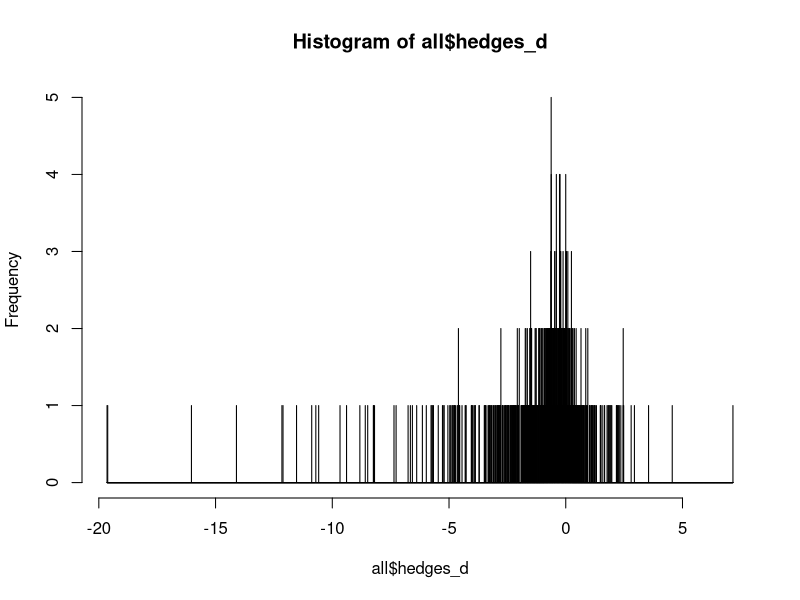
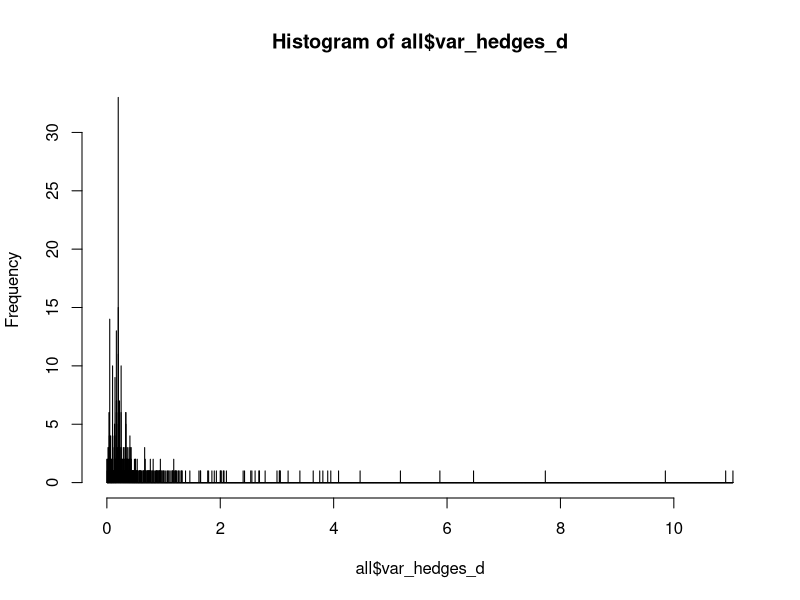
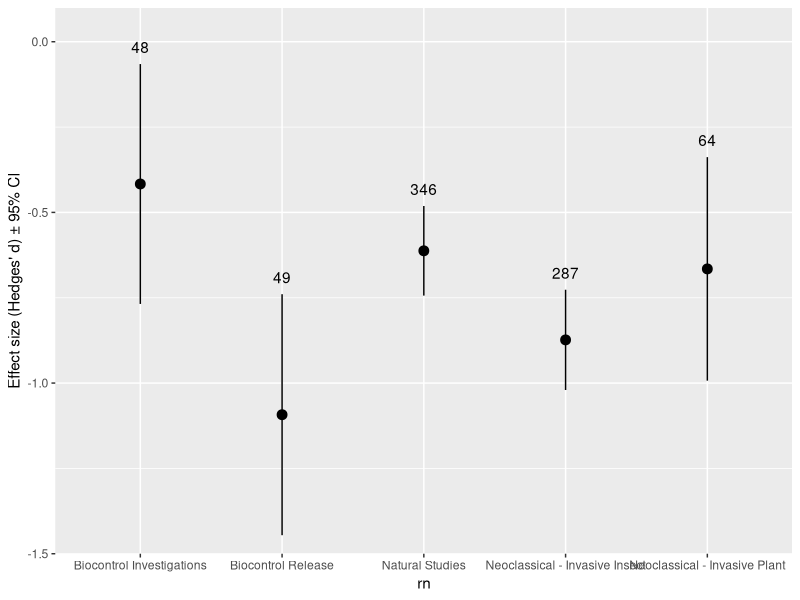

These charts were generated, in order, by the following R code: (Note: this script raises an error after producing the figures.)
#I^2 tries to provide a measure of percent variation across studies due to differences not related to randomness

# load libraries
library(metafor); library(dplyr);library(ggplot2);library(data.table);library(ape); library(matrixcalc); library(dplyr); library(metafor); library(Matrix); library(MASS); library(data.table)

#all the data
all <- read.csv("data.csv", header = TRUE)

#remove the zeroes from leaf area until we know what to do with those
all <- all %>% 
  filter(var_hedges_d != "0")

table(all$response_measure)

all <- all %>%
  filter(response_measure != "area consumed")  

table(all$response_measure)

all <- all %>%
  filter(response_measure != "area")  

table(all$response_measure)

#histograms of effect sizes####
hist(all$hedges_d, breaks = 10000)
min(all$hedges_d)
max(all$hedges_d)
hist(all$var_hedges_d, breaks = 10000)
min(all$var_hedges_d)
max(all$var_hedges_d)

res <- rma(hedges_d, var_hedges_d, data = all)
overall_effect <- rma(hedges_d, var_hedges_d, mods = ~ study_type -1, data = all)
#Get rid of "-1" and pull Qb and p values from that

types <- all %>% 
  group_by(study_type) %>%
  summarise(count = n())
types

overall_effect <- setDT(
  as.data.frame(cbind(overall_effect$b,overall_effect$ci.lb,overall_effect$ci.ub)), keep.rownames = TRUE)[]
#rename rows
overall_effect$rn <- c("Natural Studies", 
                       "Biocontrol Investigations",
                       "Neoclassical - Invasive Plant",
                       "Neoclassical - Invasive Insect",
                       "Biocontrol Release")
overall_effect$samplesize <- types$count

#plot it
Studytype <- ggplot(overall_effect, aes(x=rn, y=V1)) + 
  geom_point(position=position_dodge(0.05), size = 3) +
  geom_text(aes(x= rn, y=V3+0.05, label=(types$count))) +
  ylab("Effect size (Hedges' d) ± 95% CI") +
  geom_errorbar(aes(ymin=V2, ymax=V3),
                width=0,                    # Width of the error bars
                position=position_dodge(0.5)) +
  #scale_shape_manual(values=c(15, 16, 17, 4, 18))+
  scale_y_continuous(expand = c(0, 0), limits = c(-1.5, .1))
Studytype  

Studytype +scale_colour_Publication()+ theme_Publication() +
  theme(plot.margin = margin(10, 10, 10, 50),
        axis.text.x = element_text(angle = 45, hjust = 1))
  

overall_effect











#functions for plot----
metaplot <- function(values, lowvalue, hivalue) {
  ggplot(values, aes(x=organ, y=V1, shape=type)) + 
    geom_point(position=position_dodge(0.5), size = 3) +
    geom_text(aes(x= organ, y=V3, 
                  label=sample_size), hjust = 0.5, vjust = -.3, position=position_dodge(0.5)) +
    ylab("Effect size (Hedges' d) ± 95% CI") +
    xlab("") +
    geom_errorbar(aes(ymin=V2, ymax=V3),
                  width=0,                    # Width of the error bars
                  position=position_dodge(0.5)) +
    scale_shape_manual(values=c(15, 16, 17, 4, 18))+
    geom_hline(yintercept= (0), linetype="dotted") +
    theme_bw() +
    scale_y_continuous(expand = c(0, 0), limits = c(lowvalue, hivalue)) +
    theme(axis.line = element_line(color = "black"),
          panel.grid.major = element_blank(),
          panel.grid.minor = element_blank(),
          panel.border = element_blank(),
          panel.background = element_blank(),
          plot.background = element_rect(fill = "transparent",color = NA),
          axis.text.x=element_text(angle=0, hjust=.5),
          axis.title.x = element_text(color = "black"),
          axis.title.y = element_text(color = "black"),
          axis.text = element_text(color = "black", size = 12),
          axis.ticks = element_line(color = "black"),
          plot.title = element_text(color = "black"),
          axis.ticks.x=element_blank(),
          legend.position = ("none"))
}

metanalysis <- function(whichmetric) {
  metric <- all %>% 
    filter(response_measure == whichmetric) 
  
  overall_effect <- rma(hedges_d, var_hedges_d, data = metric)
  interaction_effect <- 
    rma(hedges_d, var_hedges_d, mods = ~ plant_organ_afflicted:study_type - 1,  data = metric)
  comparisons_interaction_spread <- setDT(
    as.data.frame(cbind(interaction_effect$b,interaction_effect$ci.lb,interaction_effect$ci.ub)), keep.rownames = TRUE)[]
  
  return(list(overall_effect, interaction_effect, comparisons_interaction_spread))
}


sum(types$count)  

funnel(res, yaxis="vinv", main = "Inverse sampling variance")

#analyses for each metric type across interaction types

#biomass####
biomass <- metanalysis("biomass")
biomass[[2]]
biomass[[3]]$organ <- c("Flower","Fruit","Leaf","Root","Seed",
                        "Stem","Whole","Leaf","Stem","Whole",
                        "Leaf","Root","Stem","Whole","Leaf",
                        "Root","Seed","Stem","Whole","Root",
                        "Seed","Stem","Whole")
biomass[[3]]$type <- c("A","A","A","A","A","A","A",
                       "B","B","B",
                       "C","C","C","C",
                       "D","D","D","D","D",
                       "E","E","E","E")
biomass[[3]]$sample_size <- (all %>% 
  filter(response_measure == "biomass") %>%
  group_by(study_type, plant_organ_afflicted) %>%
  summarise(count = n()))$count

biomass_for_plotting <- as.data.frame(biomass[[3]])

metaplot(biomass_for_plotting, -4, 2)
write.table(biomass_for_plotting, file = "biomass.csv", sep = ",")

#count----
count <- metanalysis("number of")
count[[3]]$organ <- c("Flower","Fruit","Leaf","Seed","Stem",
                      "Fruit","Flower","Leaf","Seed","Stem",
                      "Flower","Seed","Stem")
count[[3]]$type <- c("A","A","A","A","A",
                     "C",
                     "D","D","D","D",
                     "E","E","E")
count[[3]]$sample_size <- (all %>% 
                               filter(response_measure == "number of") %>%
                               group_by(study_type, plant_organ_afflicted) %>%
                               summarise(count = n()))$count
count_for_plotting <- as.data.frame(count[[3]])
count_for_plotting <- rbind(count_for_plotting, c("plant_organ_afflictedstem:study_typeb", 20, 20, 20, "Stem", "B", 1))
count_for_plotting <- as.data.frame(count_for_plotting)
count_for_plotting$V1 <- as.numeric(count_for_plotting$V1)
count_for_plotting$V2 <- as.numeric(count_for_plotting$V2)
count_for_plotting$V3 <- as.numeric(count_for_plotting$V3)

metaplot(count_for_plotting, -4, 2)
write.table(count_for_plotting, file = "count.csv", sep = ",")

#length----
length <- metanalysis("length")
length[[3]]$organ <- c("Stem","Whole","Root","Stem","Whole",
                       "Stem")
length[[3]]$type <- c("A","A",
                      "D","D","D",
                      "E")
length[[3]]$sample_size <- (all %>% 
                             filter(response_measure == "length") %>%
                             group_by(study_type, plant_organ_afflicted) %>%
                             summarise(count = n()))$count
length_for_plotting <- as.data.frame(length[[3]])
length_for_plotting <- rbind(length_for_plotting, 
                             c("typeb", 20, 20, 20, "Stem", "B", 1),
                             c("typec", 20, 20, 20, "Stem", "C", 1))
length_for_plotting <- as.data.frame(length_for_plotting)
length_for_plotting$V1 <- as.numeric(length_for_plotting$V1)
length_for_plotting$V2 <- as.numeric(length_for_plotting$V2)
length_for_plotting$V3 <- as.numeric(length_for_plotting$V3)

metaplot(length_for_plotting, -5, 2)
write.table(length_for_plotting, file = "length.csv", sep = ",")


#insect orders
insects <- filter(all, !(insect_order == "lepidoptera" & study_type == "b"))
filter(all, (insect_order == "lepidoptera" & study_type == "b"))

insects

interaction_effect <-  rma(hedges_d, var_hedges_d, mods = ~ insect_order:study_type - 1,  data = insects)
comparisons_interaction_spread <- setDT(
  as.data.frame(cbind(interaction_effect$b,interaction_effect$ci.lb,interaction_effect$ci.ub)), keep.rownames = TRUE)[]
comparisons_interaction_spread$order <- c("Coleoptera","Diptera",
                                          "Hemiptera", "Hymenoptera",
                                          "Lepidoptera","Orthoptera",
                                          "Hemiptera","Orthoptera",
                                          "Coleoptera","Hemiptera",
                                          "Lepidoptera","Orthoptera",
                                          "Coleoptera","Hemiptera",
                                          "Lepidoptera","Orthoptera",
                                          "Coleoptera","Diptera","Lepidoptera") 

comparisons_interaction_spread$type <- c("A","A","A","A","A","A",
                                         "B","B",
                                         "C","C","C","C",
                                         "D","D","D","D",
                                         "E","E","E")
comparisons_interaction_spread$count <- (insects %>% 
  group_by(study_type, insect_order) %>%
  summarise(count = n()))$count

ggplot(comparisons_interaction_spread, aes(x=order, y=V1, shape=type)) + 
  geom_point(position=position_dodge(0.5)) +
  geom_text(aes(x= order, y=V3, 
                label=(insects %>% 
                         group_by(study_type, insect_order) %>%
                         summarise(count = n()))$count), hjust = 0.5, vjust = -.5, position=position_dodge(0.5)) +
  ylab("Effect size (Hedges' d) ± 95% CI") +
  xlab("") +
  geom_errorbar(aes(ymin=V2, ymax=V3),
                width=0,                    # Width of the error bars
                position=position_dodge(0.5)) +
  scale_shape_manual(values=c(15, 16, 17, 4, 18))+
  geom_hline(yintercept= (0), linetype="dotted") +
  theme_bw() +
  scale_y_continuous(expand = c(0, 0), limits = c(-6, 3)) +
  theme(axis.line = element_line(color = "black"),
        panel.grid.major = element_blank(),
        panel.grid.minor = element_blank(),
        panel.border = element_blank(),
        panel.background = element_blank(),
        plot.background = element_rect(fill = "transparent",color = NA),
        axis.text.x=element_text(angle=0, hjust=.5),
        axis.title.x = element_text(color = "black"),
        axis.title.y = element_text(color = "black"),
        axis.text = element_text(color = "black", size = 12),
        axis.ticks = element_line(color = "black"),
        plot.title = element_text(color = "black"),
        legend.position = ("none"),
        axis.ticks.x = element_blank())
write.table(comparisons_interaction_spread, file = "insectorders.csv", sep = ",")
